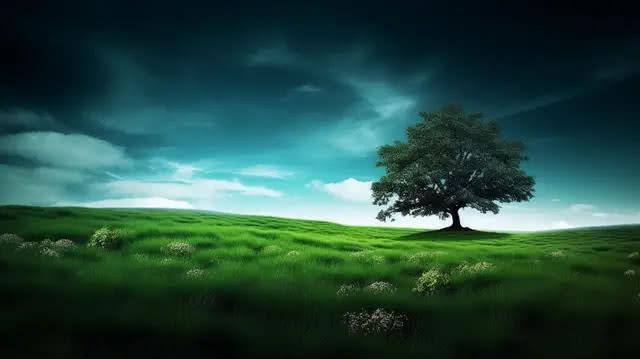
#> input picture 1. Introduction to Digital Image Processing/Original image/tree.jpg, 640 x 359 px, found by its file name
$ python Lab1.py
#> lines starting #> are read from the running program, lines starting #| are printed output that depends on the picture
from PIL import Image

#1) Read and Display
img = Image.open("tree.jpg")
#> img is the input picture: PIL image 640x359 RGB; mean R, G, B 37.4, 74.5, 64.1
img.show()

#2) Details: Format, Mode, Size
print("Format:", img.format)
#| Format: JPEG
print("Mode:", img.mode)
#| Mode: RGB
print("Size:", img.size)
#| Size: (640, 359)

#3) Changing the type
img.save("tree.jpg")

#4) Resize image
new_img = img.resize((300, 200))
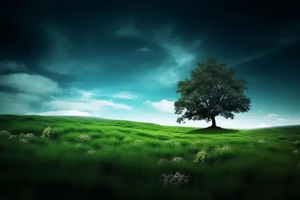
#> new_img: PIL image 300x200 RGB; mean R, G, B 37.4, 74.5, 64.1
new_img.show()
new_img.save("resized.png")

#5) Crop image
cropped = img.crop((50, 50, 200, 200))
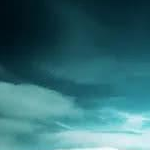
#> cropped: PIL image 150x150 RGB; mean R, G, B 53.1, 109.5, 116.4
cropped.show()
cropped.save("cropped.png")

#6) Rotate image
rotated = img.rotate(90)
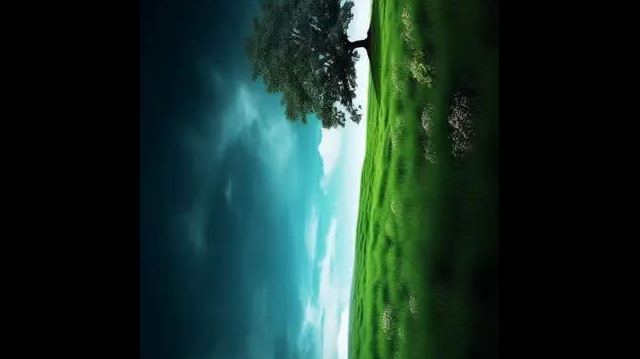
#> rotated: PIL image 640x359 RGB; mean R, G, B 24.7, 48.4, 41
rotated.show()
rotated.save("rotated.png")

#7) Mirror image
mirror = img.transpose(Image.FLIP_LEFT_RIGHT)
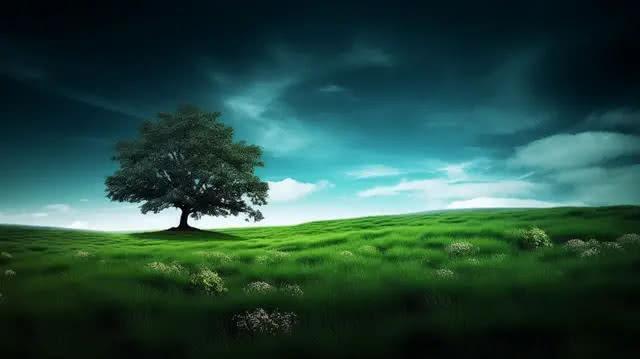
#> mirror: PIL image 640x359 RGB; mean R, G, B 37.4, 74.5, 64.1
mirror.show()
mirror.save("mirror.png")

#8) Flip image
flipped = img.transpose(Image.FLIP_TOP_BOTTOM)
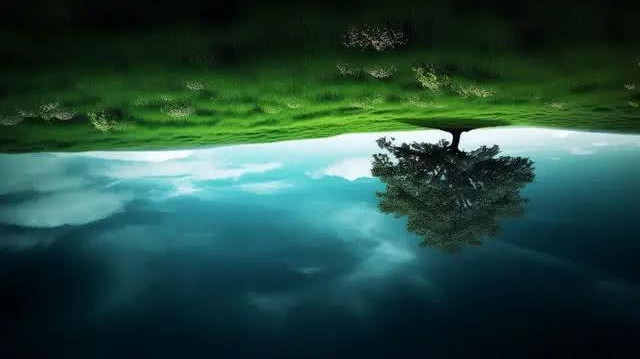
#> flipped: PIL image 640x359 RGB; mean R, G, B 37.4, 74.5, 64.1
flipped.show()
flipped.save("flipped.png")
